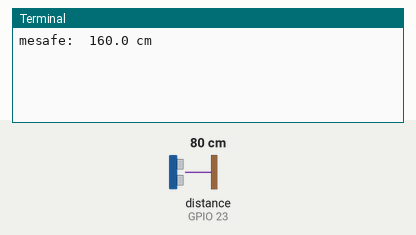
The program below on a simulated Raspberry Pi (BCM pin numbers). On the bench: the last lines printed to the terminal. Inputs (shaded band) come from the test bench; at power-on: distance to the obstacle (sensor on GPIO 23) 80 cm. The echo pulse lasts 58.3 µs per cm.

Above: at 1.2 s.
1.3 s: distance to the obstacle (sensor on GPIO 23) set to 2 cm
At 2.2 s:
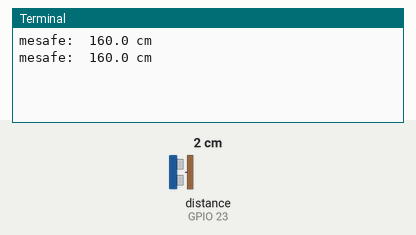
2.8 s: distance to the obstacle (sensor on GPIO 23) set to 4 cm
At 4.3 s:
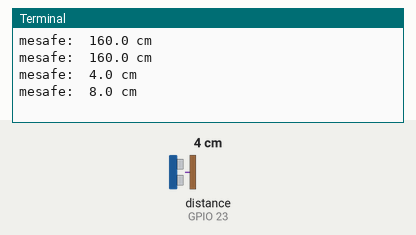
Timing chart, 0 to 5.8 s (numbered marks = the images above; inputs shaded):
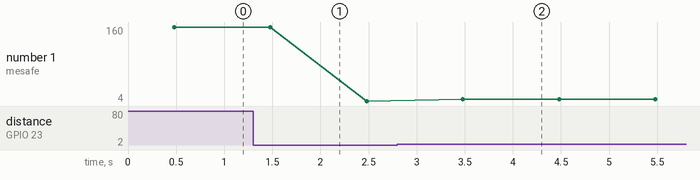

The program:

hcsrz.py
```python
from gpiozero import DistanceSensor
from time import sleep

sensor=DistanceSensor(echo=23,trigger=24)

try:
    while True:
        distance=sensor.distance*200
        print("mesafe: ",round(distance,2),"cm")
        sleep(1)


except KeyboardInterrupt:
    pass
```

Measured:
- after the input at 2.8 s, the terminal: prints a new line after 0.68 s (image 2)
- plotted number 1: 160 → 4 after the input at 1.3 s, 4 → 8 after the input at 2.8 s
